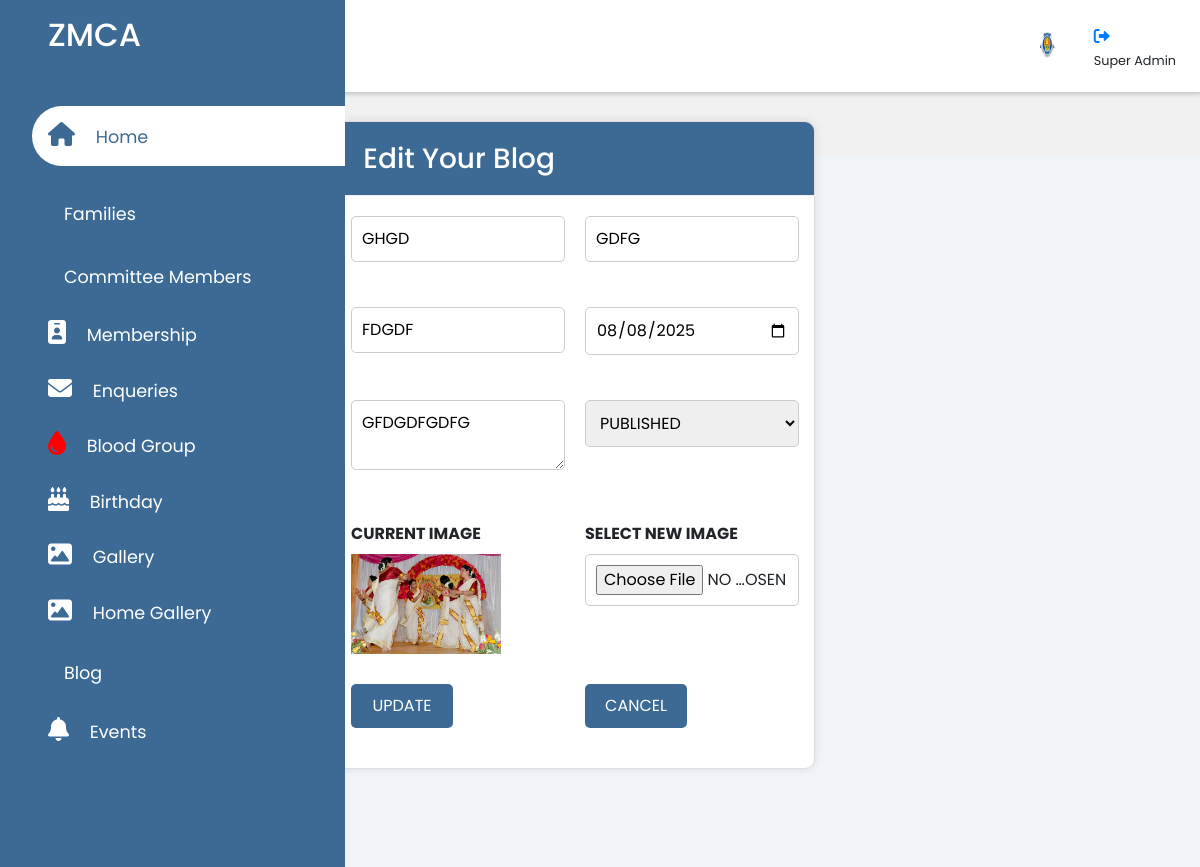
Page /editblog/10/ on the committed database.
### zmcaadmin/models.py (models this page shows, shortened)
class Blog(models.Model):
    id = models.AutoField(primary_key=True)
    image = models.ImageField(upload_to='blog_images/')
    title = models.CharField(max_length=100)
    subtitle = models.CharField(max_length=200)
    description = models.TextField()
    date = models.DateField()
    timestamp = models.DateTimeField(auto_now_add=True)
    author_name = models.CharField(max_length=100)
    DRAFT = 'Draft'
    PUBLISHED = 'Published'
    STATUS_CHOICES = [
        (DRAFT, 'Draft'),
        (PUBLISHED, 'Published'),
    ]
    status = models.CharField(max_length=20, choices=STATUS_CHOICES, default=DRAFT)

### zmcaadmin/views.py (the view, shortened to what this page needs)
# urls.py: path('editblog/<int:gid>/', views.editblog, name='editblog'),
def editblog(request, gid):
    blog = get_object_or_404(Blog, pk=gid)
    return render(request, 'admin/editblog.html', {'blog': blog})

### templates/admin/editblog.html (shortened to what this page needs)
{% extends 'admin/adminbase.html' %}
{% load static %}
{% block content %}
    <div class="sidebar">
      <div class="sidebar-brand">
        <h2><span>ZMCA</span></h2>
      </div>
      <div class="sidebar-menu">
        <ul>
          <li>
            <a href="{% url 'adminindex' %}" class="active"><span class="fas fa-home"></span>
            <span>Home</span></a>
          </li>
          <li>
            <a href="{% url 'members_view' %}"><span class="las la-home"></span>
              <span>Families</span></a>
          <li>
            <a href="{% url 'committe' %}"><span class="las la-users"></span>
            <span>Committee Members</span></a>
          </li>
          <li>
            <a href="{% url 'fam_view' %}">
            <span class="fas fa-id-badge"></span>
            <span>Membership</span></a>
          </li>
          <li>
            <a href="{% url 'enquiry_list' %}"><span class="fas fa-envelope"></span>
            <span>Enqueries</span></a>
           </ul>
          <li>
            <a href="{% url 'bloodgroupadmin' %}">
              <span class="fas fa-tint" style="color: red;"></span>
            <span>Blood Group</span></a>
          </li>
          <li>
            <a href="{% url 'birthdaydetails1' %}">
              <span class="fas fa-birthday-cake"></span>
            <span>Birthday</span></a>
          </li>
          <li>
            <a href="{% url 'addgalleryview' %}"><span class="fa-solid fa-image"></span>
            <span>Gallery</span></a>
           <li>
            <a href="{% url 'addhomegallery' %}"><span class="fa-solid fa-image"></span>
            <span>Home Gallery</span></a>
          </li>
          <li>
            <a href="{% url 'addblogview' %}"><span class="las la-blog"></span>
            <span>Blog</span></a>
          </li>
          <li>
            <a href="{% url 'eventview' %}"><span class="fa fa-bell"></span>
            <span>Events</span></a>
          </li>
      </div>
    </div>
    <div class="main-content">
      <header>
        <h2>
          <label for="nav-toggle">
            <span class="las la-bars"></span>
          </label>
        ZMCA Admin
        </h2>
        <div class="user-wrapper">
          <img src="{% static 'img/logo.jpg' %}" width="60px" height="60px" alt="">
          <div>
            <h4>        <a href="{% url 'logout' %}" style="font-size: 16px;"> <i class="fa-solid fa-right-from-bracket"></i></a>
            </h4>
            <small>Super Admin</small>
          </div>
        </div>
      </header>
      <br><br><br>
      <main>
        <div class="recent-grid">
            <div class="projects" >
                <div class="card"style="width: 80%;" >
                    <div class="card-header" style="background-color:#3d6a95;" >
                        <h3 style="color: white;">
                             &nbsp;Edit Your Blog
                        </h3>
                    </div>
                    <div class="form-container">
                        <form action="" method="post" enctype="multipart/form-data">
                            <div class="form-group">
                                <div class="row">
                                    <div class="col">
                                        <input type="text" id="blogtitle" name="blogtitle" value="{{blog.title}}" placeholder="Enter the Blog Title">
                                    </div>
                                    <div class="col">
                                        <input type="text" id="blogsubtitle" name="blogsubtitle" value="{{blog.subtitle}}" placeholder="Enter the Blog subtitle">
                                    </div>
                                </div>
                            </div>
                            <div class="form-group">
                                <div class="row">
                                    <div class="col">
                                        <input type="text" id="authorname" name="authorname" value="{{blog.author_name}}" placeholder="Enter the authorname">
                                    </div>
                                    <div class="col">
                                        <input type="date" id="date" name="date" value="{{blog.date|date:'Y-m-d'}}" placeholder="Select the date">
                                    </div>
                                </div>
                            </div>
                            <div class="form-group">
                                <div class="row">
                                    <div class="col">
                                        <textarea id="description" name="description" placeholder="Enter the description">{{blog.description}}</textarea>
                                    </div>
                                    <div class="col">
                                        <select id="status" name="status">
                                            <option value="Published" {% if blog.status == 'Published' %}selected{% endif %}>Published</option>
                                        </select>
                                    </div>
                                </div>
                            </div>
                            <div class="form-group">
                                <div class="row">
                                    <div class="col">
                                        <label for="image">CURRENT IMAGE</label>
                                        {% if blog.image %}
                                            <img src="{{ blog.image.url }}" alt="{{ blog.title }}" style="max-width: 300px;"><br>
                                        {% endif %}
                                     </div>
                                     <div class="col">
                                        <label for="image">SELECT NEW IMAGE</label>
                                        <input type="file" id="image" name="image">
                                     </div>
                                </div>
                            </div>
                            <div class="form-group">
                                <div class="row">
                                    <div class="col">
                                        <button type="submit" class="btn">UPDATE</button>
                                    </div>
                                    <div class="col">
                                        <button type="button" onclick="window.history.back()">Cancel</button>
                                    </div>
                                </div>
                            </div>
                        </form>
                    </div>
</div>
</div>
</div>
<br><br><br>
</main>
</div>
{% endblock %}

### static/css/admin.css (style rules this page uses)
:root { --main-color:#3d6a95; --color-dark: #1D2231; --text-grey: #8390A2; }
* { padding: 0; margin: 0; box-sizing: border-box; list-style-type: none; text-decoration: none; font-family: 'Poppins', sans-serif; }
.sidebar { width: 345px; position: fixed; left: 0; top: 0; height: 100%; background: var(--main-color); z-index: 100; transition: width 300ms; }
.sidebar-brand { height: 90px; padding: 1rem 0rem 1rem 2rem; color: #fff; }
.sidebar-menu { margin-top: 1rem; }
.sidebar-menu li { width: 100%; margin-bottom: 1.7rem; padding-left: 1rem; }
.sidebar-menu a { padding-left: 1rem; display: block; color: #fff; font-size: 1.1rem; }
.sidebar-menu a.active { background: #fff; padding-top:1rem; padding-bottom: 1rem; color:var(--main-color); border-radius:30px 0px 0px 30px; }
.sidebar-menu a span:first-child { font-size: 1.5rem; padding-right: 1rem; }
.main-content { transition: margin-left 300ms; margin-left: 345px; }
header { background: #fff; display: flex; justify-content: space-between; align-items: center; padding: 1rem 1.5rem; box-shadow: 2px 2px 5px rgba(0, 0, 0, 0.2); position: fixed; left:345px; width: calc(100% - 345px); top:0; z-index: 100%; transition: left 300ms; }
header h2 { color: #555; }
header label span { font-size: 1.7rem; padding-right: 1rem; }
.user-wrapper { display: flex; align-items: center; }
.user-wrapper img { border-radius: 50%; margin-right:1rem; }
.user-wrapper h4 { margin-bottom: 0rem !important; }
main { margin-top: 85px; padding: 2rem 1.5rem; background: #f1f5f9; min-height: calc(100vh - 90px); }
.recent-grid { margin-top: 3.5rem; display: grid; grid-gap:2rem; grid-template-columns: 65% auto; }
.card { background: #fff; border-radius: 5px; }
.card-header { padding: 1rem; }
.card-header { display: flex; justify-content: space-between; align-items: center; border-bottom: 1px solid #f0f0f0; }
@media only screen and (max-width: 1200px) { .sidebar { width: 70px; } }
@media only screen and (max-width: 1200px) { .sidebar .sidebar-brand, .sidebar li { padding-left: 1rem; text-align: center; } }
@media only screen and (max-width: 1200px) { .sidebar li a { padding-left: 0rem; } }
@media only screen and (max-width: 1200px) { .main-content { margin-left: 70px; } }
@media only screen and (max-width: 1200px) { .main-content header { width: calc(100% - 70px); left: 70px; } }

### templates/admin/editblog.html (style rules this page uses)
body { font-family: poppins, sans-serif; margin: 0; padding: 0; background-color: #f1f1f1; }
.recent-grid { display: flex; justify-content: center; align-items: center; height: 50vh; }
.projects { width: 100%; max-width: 600px; }
.card { width: 100%; background-color: #fff; border-radius: 10px; overflow: hidden; box-shadow: 0 0 10px rgba(0, 0, 0, 0.1); }
.card-header { background-color: #3d6a95; padding: 20px; color: #fff; }
.card-header h3 { margin: 0; }
.form-container { padding: 20px; }
form { display: grid; gap: 10px; height: auto; }
label { font-weight: bold; }
input[type="text"],select, textarea, button, input[type="file"] { width: calc(100% - 20px); padding: 10px; border: 1px solid #ccc; border-radius: 5px; box-sizing: border-box; text-transform: uppercase; }
textarea { resize: vertical; text-transform: uppercase; }
button { background-color: #3d6a95; color: #fff; border: none; border-radius: 5px; padding: 10px 20px; cursor: pointer; transition: background-color 0.3s; text-transform: uppercase; }
img { max-width: 100px; max-height: 100px; }
.form-container input[type="text"], .form-container textarea, .form-container select, .form-container input[type="date"], .form-container input[type="time"] { width: 100%; padding: 10px; margin-bottom: 15px; border: 1px solid #ccc; border-radius: 5px; box-sizing: border-box; }
.form-container input[type="file"] { margin-bottom: 15px; }
.form-container button { background-color: #3d6a95; color: #fff; border: none; border-radius: 5px; padding: 10px 20px; cursor: pointer; transition: background-color 0.3s; }
.form-group { margin-bottom: 20px; }
.row { display: flex; flex-wrap: wrap; }
.col { flex: 0 0 100%; padding: 0 10px; }
input[type="text"], textarea, select, input[type="date"], input[type="file"] { width: 100%; }
button { width: 100%; }
@media screen and (min-width: 600px) { .col { flex: 0 0 50%; } }
@media screen and (min-width: 600px) { button { width: calc(50% - 5px); } }

### rows in the picture
Blog: blogtitle "ghgd", blogsubtitle "gdfg", authorname "fdgdf", date "08/08/2025", description "gfdgdfgdfg", status "Published", image (picture)
